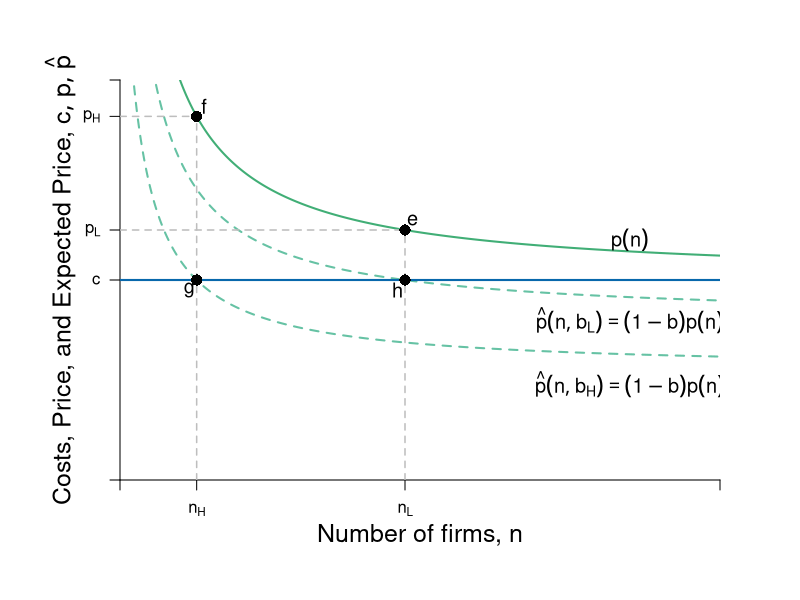

Source code (R):
require(shape)
pdf(file = "competitionmarkets/LRn_Dec_BTE.pdf", width = 9, height = 7)

#Set parameters for graphics
axislabelsize <- 1.5
labelsize <- 1.2
graphlinewidth <- 2
segmentlinewidth <- 1.5

COL <- c("#7fc97f", "#beaed4", "#fdc086", "#ffff99", "#386cb0", "#f0027f", "#bf5b17", "#666666")
COLA <- c("#e0f3db", "#99d8c9","#66c2a4","#41ae76", "#238b45", "#005824")
COLB <- c("#c6dbef", "#4eb3d3", "#2b8cbe", "#0868ac","#084081")
COLC <- c("#fcfbfd", "#efedf5", "#dadaeb", "#bcbddc", "#9e9ac8", "#807dba", "#6a51a3", "#54278f", "#3f007d")

par(mar =  c(6, 6, 4, 4))

Profit <- function(n, pbar = 60, c = 10, beta = 0.5) {
  (pbar - c)^2 / (((n + 1)^2)*beta)
}

totaln <- function(pi, pbar = 60, c = 10, beta = 0.5){
  (pbar - c)/(sqrt(pi*beta)) - 1
}

cournotPrice <- function(n, pbar = 60, c = 10) {
  c + (1/(n+1))*(pbar - c)
}


# Barriers to entry
# Inputs: Probability of BTE (b) and number of firms
# Outputs: Price Level at some n
bte <- function(n, b = 0) {
  cournotPrice(n)*(1-b)
}

nstar <- function(b, pbar = 60, c = 10){
  (pbar*(1 - b) - c) / (b*c)
}

#Levels for the barriers to entry specified here
barriers <- c(0.2, 0.45, 0.71, 0.73)

xlims <- c(0, 40)
ylims <- c(0, 20)

plot(0, 0, xlim = xlims, ylim = ylims, type = "n",
     xlab = expression(paste("")),
     ylab = expression(paste("")), 
     xaxt = "n", 
     yaxt = "n", 
     cex.lab = axislabelsize, 
     bty = "n",
     xaxs="i", 
     yaxs="i")

# ticksy <- seq(from = 0, to = ylims[2], by = 2)
# ylabels <- seq(from = 0, to = ylims[2], by = 2)
# ticksx <- seq(from = 0, to = xlims[2], by = 2)
# xlabels <- seq(from = 0, to = xlims[2], by = 2)
ticksy <- c(0, 10, cournotPrice(n = nstar(b = barriers[1])), cournotPrice(n = nstar(b = barriers[2])), ylims[2])
ylabels <- c(NA, expression(c), expression(paste(p[L])), expression(paste(p[H])), NA)
ticksx <- c(0, nstar(b = barriers[2]), nstar(b = barriers[1]), xlims[2])
xlabels <- c(NA, expression(paste(n[H])), expression(paste(n[L])), NA)

axis(1, at = ticksx, pos = 0, labels = xlabels)
axis(2, at = ticksy, pos = 0, labels = ylabels, las = 1)

npts <- 500 
xx1 <- seq(xlims[1], xlims[2], length.out = npts)

#Lines for barrier graph
#lines(xx1, bte(n = xx1, b = barriers[3]), col = COLA[3], lty = 2, lwd = segmentlinewidth)
#lines(xx1, bte(n = xx1, b = barriers[2]), col = COLA[3], lty = 2, lwd = segmentlinewidth)
lines(xx1, bte(n = xx1, b = barriers[1]), col = COLA[3], lty = 2, lwd = graphlinewidth)
lines(xx1, bte(n = xx1, b = barriers[2]), col = COLA[3], lty = 2, lwd = graphlinewidth)

#Price with no barriers
# No Barrier --- Green
lines(xx1, cournotPrice(xx1, c = 10), col = COLA[4], lwd = graphlinewidth) 

# lines(xx1, Profit(xx1, c = 0.25), col = COLA[4], lty = 2, lwd = segmentlinewidth)

#Label axes
mtext(expression(paste("Number of firms, ", n)), side=1, line = 2.5, cex = axislabelsize)
text(-4, 0.5*ylims[2], expression(paste("Costs, Price, and Expected Price, ", list(c, p, hat(p)) )), xpd = TRUE, cex = axislabelsize, srt = 90) 

#Arrows(18, 6.8, 18, 4.5, col = "black", lty = 1, code = 2, lwd = 2, arr.type = "triangle", arr.lwd = 0.5)
# text(16, 5.75, expression(paste("Decrease in ", rho)), cex = labelsize)


# Eq labels
text(34, 12, expression(paste(p(n))), cex = labelsize)
text(34, 8, expression(paste(hat(p)*(list(n, b[L])) == (1-b)*p(n) )), cex = labelsize)
text(34, 4.8, expression(paste(hat(p)*(list(n, b[H])) == (1-b)*p(n) )), cex = labelsize)


# line for the marginal cost
segments(0, 10, xlims[2], 10, 
         lty = 1, col = COLB[4] , lwd = graphlinewidth
         )

#For the low price with low barriers to entry
segments(nstar(b = barriers[1]), 0, 
         nstar(b = barriers[1]), 
         cournotPrice(n = nstar(b = barriers[1])), 
         lty = 2, col = "gray", lwd = segmentlinewidth
         )

segments(0, cournotPrice(n = nstar(b = barriers[1])), 
         nstar(b = barriers[1]), 
         cournotPrice(n = nstar(b = barriers[1])), 
         lty = 2, col = "gray", lwd = segmentlinewidth
)

#For the high price with high barriers to entry
segments(nstar(b = barriers[2]), 0, 
         nstar(b = barriers[2]), 
         cournotPrice(n = nstar(b = barriers[2])), 
         lty = 2, col = "gray", lwd = segmentlinewidth
         )

segments(0, cournotPrice(n = nstar(b = barriers[2])), 
         nstar(b = barriers[2]), 
         cournotPrice(n = nstar(b = barriers[2])), 
         lty = 2, col = "gray", lwd = segmentlinewidth
)

#This should probably have a loop, but I haven't worked it out. 
#Two points for the low barriers
points(x = nstar(b = barriers[1]), 
       y = cournotPrice(n = nstar(b = barriers[1])), 
       pch = 16, col = "black", cex = 1.5)

text(x = nstar(b = barriers[1]) + 0.5, 
     y = cournotPrice(n = nstar(b = barriers[1])) + 0.5,
     expression(paste(e)), cex = labelsize) 


points(x = nstar(b = barriers[1]), 
       y = bte(n = nstar(b = barriers[1]), b = barriers[1]), 
       pch = 16, col = "black", cex = 1.5)

text(x = nstar(b = barriers[1]) - 0.5, 
     y = bte(n = nstar(b = barriers[1]), b = barriers[1]) - 0.5, 
     expression(paste(h)), cex = labelsize) 

#Two points for the high barriers
points(x = nstar(b = barriers[2]),
       y = cournotPrice(n = nstar(b = barriers[2])),
       pch = 16, col = "black", cex = 1.5)

text(x = nstar(b = barriers[2]) + 0.5, 
     y = cournotPrice(n = nstar(b = barriers[2])) + 0.5,
     expression(paste(f)), cex = labelsize) 

points(x = nstar(b = barriers[2]),
       y = bte(n = nstar(b = barriers[2]), b = barriers[2]),
       pch = 16, col = "black", cex = 1.5)

text(x = nstar(b = barriers[2]) - 0.5, 
     y = bte(n = nstar(b = barriers[2]), b = barriers[2]) - 0.5, 
     expression(paste(g)), cex = labelsize) 

# points(x = nstar(b = barriers[3]),
#        y = bte(n = nstar(b = barriers[3]), b = barriers[3]),
#        pch = 16, col = "black", cex = 1.5)
# points(x = nstar(b = barriers[4]), 
#        y = bte(n = nstar(b = barriers[4]),b = barriers[4]), 
#        pch = 16, col = "black", cex = 1.5)

dev.off()
